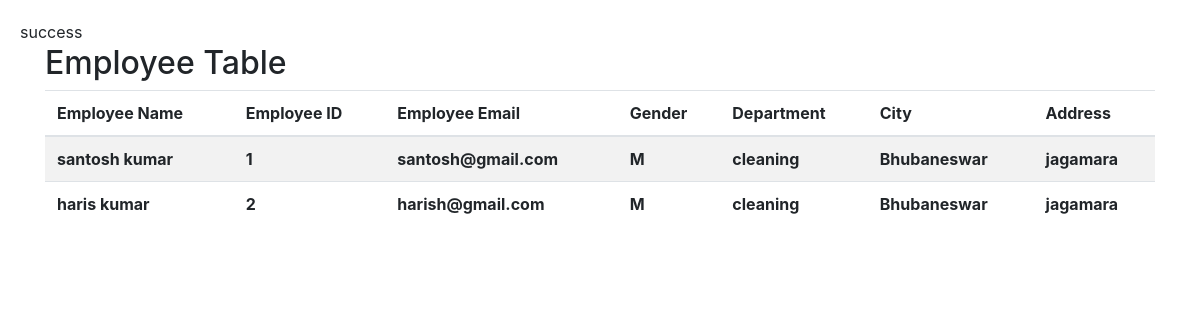
The page /government-site/employee_table.php on the database its author committed.
### tables this page shows
CREATE TABLE `worker_data` (
  `worker_id` int(11) NOT NULL,
  `worker_name` varchar(30) NOT NULL,
  `wor_email` varchar(30) NOT NULL,
  `wor_phone` bigint(15) NOT NULL,
  `wor_gender` varchar(3) NOT NULL,
  `wor_dp` varchar(30) NOT NULL,
  `wor_dept` varchar(30) NOT NULL,
  `wor_address` varchar(50) NOT NULL,
  `wor_city` varchar(30) NOT NULL,
  `w_password` varchar(30) NOT NULL
);

### government-site/employee_table.php (the view, shortened to what this page needs)
<?php
include 'connection.php';
$sql1 = "SELECT*FROM worker_data";
$result = mysqli_query($conn,$sql1);
?>
<!DOCTYPE html>
<html>
<head>
  <link rel="stylesheet" href="https://stackpath.bootstrapcdn.com/bootstrap/4.5.0/css/bootstrap.min.css">
</head>
<body>
  <div class="container">
    <h2>Employee Table</h2>
    <table class="table table-striped">
      <thead>
        <tr>
          <th>Employee Name</th>
          <th>Employee ID</th>
          <th>Employee Email</th>
          <th>Gender</th>
          <th>Department</th>
          <th>City</th>
          <th>Address</th>
        </tr>
      </thead>
      <tbody>
      <?php
                 while($row = mysqli_fetch_assoc($result)){
                ?>
                <tr>
                    <th scope="row"><?php echo $row['worker_name']; ?></th>
                    <th scope="row"><?php echo $row['worker_id']; ?></th>
                    <th scope="row"><?php echo $row['wor_email']; ?></th>
                    <th scope="row"><?php echo $row['wor_gender']; ?></th>
                    <th scope="row"><?php echo $row['wor_dept']; ?></th>
                    <th scope="row"><?php echo $row['wor_city']; ?></th>
                    <th scope="row"><?php echo $row['wor_address']; ?></th>
                </tr>
                <?php
                 }
                ?>
      </tbody>
    </table>
  </div>
</body>
</html>

### government-site/employee_table.php (style rules this page uses)
body { margin: 20px; }

### rows shown on the page
worker_data: worker_name "santosh kumar", worker_id "1", wor_email "santosh@gmail.com", wor_gender "M", wor_dept "cleaning", wor_city "Bhubaneswar", wor_address "jagamara"
worker_data: worker_name "haris kumar", worker_id "2", wor_email "harish@gmail.com", wor_gender "M", wor_dept "cleaning", wor_city "Bhubaneswar", wor_address "jagamara"
